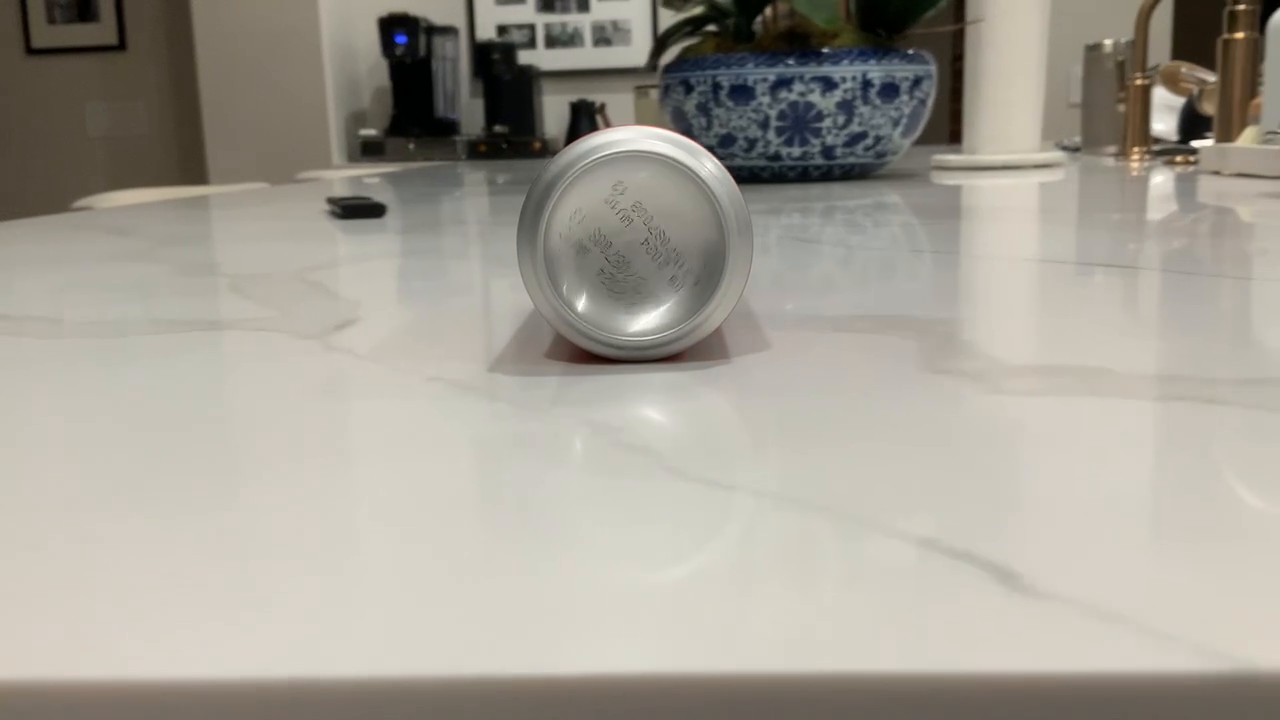
#> input picture frame 11 of IMG_7353.MOV, 1280 x 720 px
$ python main.py
#> lines starting #> are read from the running program, lines starting #| are printed output that depends on the picture
### circledetector.py
import cv2
import numpy

def circle_detector(video_capture, windowname, minimum_radius, maximum_radius):
#> called with windowname = 'Circle Video Detection Test', minimum_radius = 100, maximum_radius = 1000
    while True:

        # FRAME = VIDEO READ
        ret, frame = video_capture.read() # setting frame and ret = vc.read() to allow for individual image processing
#> frame is the input picture: shape (720, 1280, 3); mean B, G, R 150, 159.9, 164.6

        # BLACK AND WHITE = IMAGE, BGR2GRAY
        bw = cv2.cvtColor(frame, cv2.COLOR_BGR2GRAY)  # converts it to grayscale

        # BLUR = B&W, 3x3
        blur = cv2.blur(bw, (5, 5)) # blurs image

        #edge = cv2.Canny(blur, 50, 150)

        # DETECTED = BW.HOUGHCIRCLES
        detected = cv2.HoughCircles(blur, cv2.HOUGH_GRADIENT, 1.2, 100, param1=80, param2=80, minRadius=minimum_radius, maxRadius=maximum_radius)  # detects circles
#> detected = [[634.2, 239.4, 119.6]]

        # IF CIRCLES DETECTED IS NOT 0
        if detected is not None:  # makes sure that it detected at least one

            # CIRCLES = NUMPY DETECTED
            circles = numpy.uint16(numpy.around(detected))  # converts circles to x, y, and radius parameters
#> circles = [[634, 239, 120]]

            # FOR PARAMETER IN CIRCLES
            for parameter in circles[0, :]:  # iterating through all circles' detected parameters

                # X = PARAM 0, Y = PARAM 1, R = PARAM 2
                x, y, r = parameter[0], parameter[1], parameter[2]  # setting x, y, and radius to the respective parameters

                # DRAW CIRCLE RADIUS = R
                cv2.circle(frame, (x, y), r, (150, 255, 0), 7)  # args: image, coordinates, radius, color, stroke

                # DRAW CIRCLE RADIUS = 1
                cv2.circle(frame, (x, y), 1, (0, 0, 255), 10)  # drawing a circle with a radius of 1 (dot) at same coordinates

                # IMSHOW WINDOW
                cv2.imshow(windowname, frame)  # creating window called circle that displays output image
                cv2.waitKey(15)
#> this loop made 1 pass
#> pass 1, in circle_detector, `cv2.imshow(windowname, frame)`:
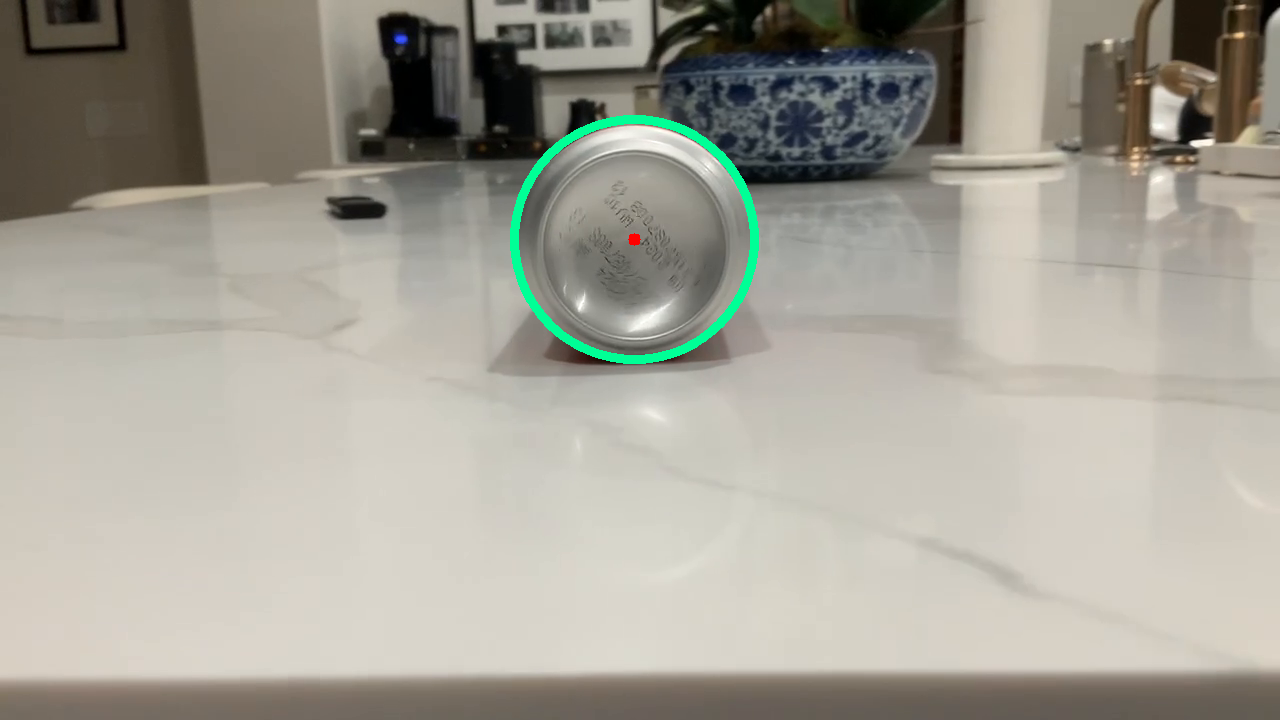
#> window 'Circle Video Detection Test': shape (720, 1280, 3); mean B, G, R 150.4, 161, 163.8

    video_capture.release()
    cv2.destroyWindow(windowname)

### main.py
# IMPORT NUMPY, CV2, AND CIRCLE DETECT
import numpy # importing numpy, an array library that allows video data to be stored in arrays
import cv2 # importing opencv-python, an image processing library that allows functions such as blur, cropping, etc.
from circledetector import circle_detector # importing circle detector function in circledetector.py

# VIDEO = CAN.MP4
vc = cv2.VideoCapture("IMG_7353.MOV")  # loads video

# CIRCLE_DETECT():
circle_detector(vc, "Circle Video Detection Test", 100, 1000) # runs circle detector function in circledetector.py

$ run again, starting later in the video
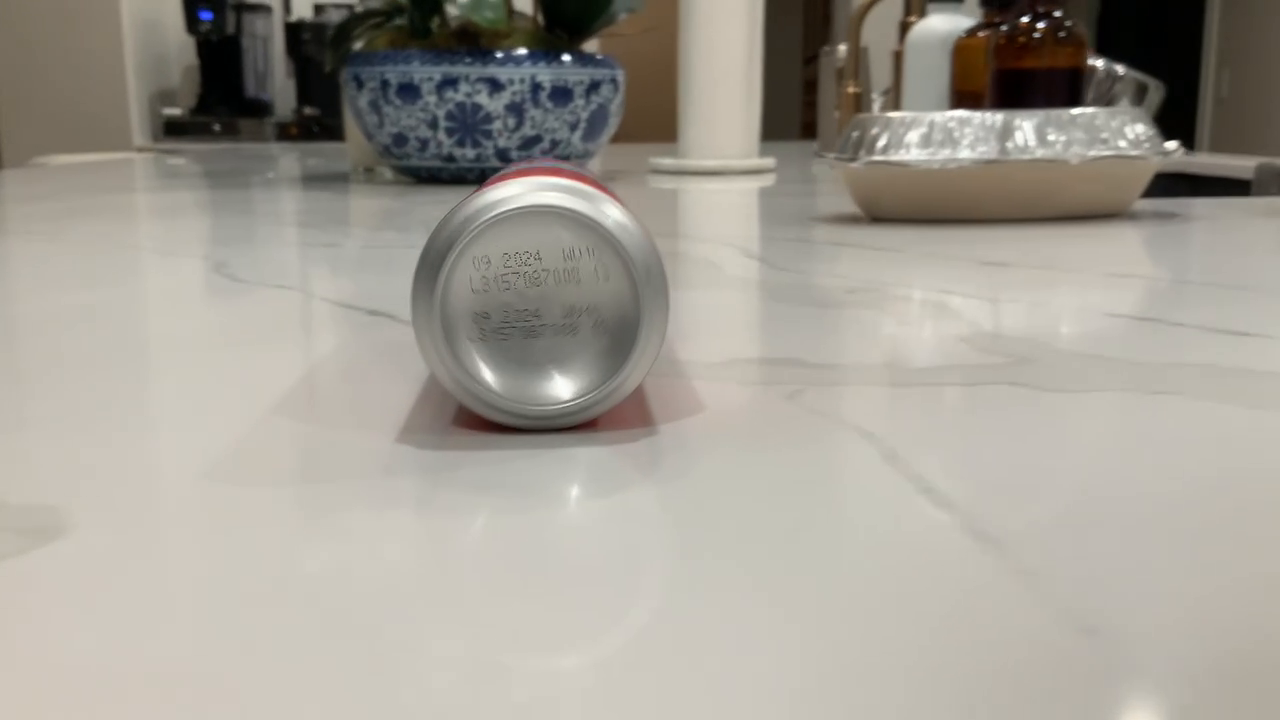
#> input picture frame 52 of IMG_7353.MOV, 1280 x 720 px
#> in circle_detector, frame is the input picture: shape (720, 1280, 3); mean B, G, R 149, 158.3, 162.9
#> in circle_detector, `bw = cv2.cvtColor(frame, cv2.COLOR_BGR2GRAY)`:
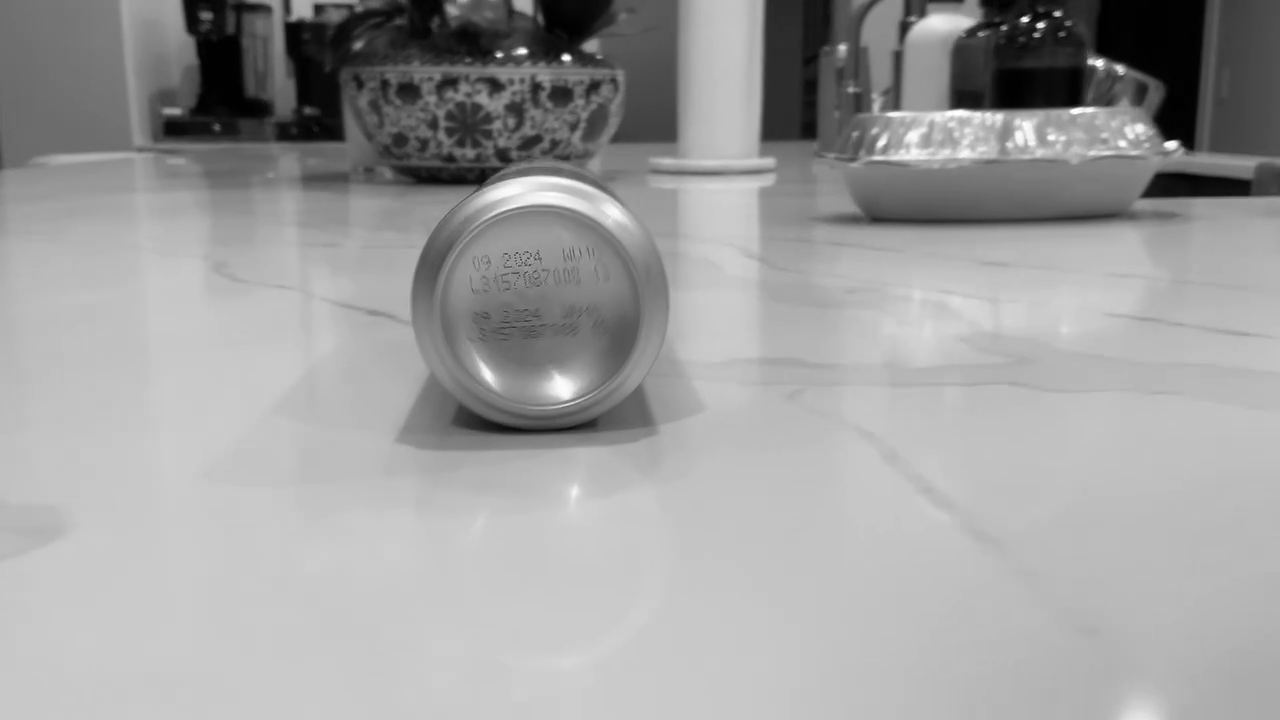
#> bw: shape (720, 1280); min 0, max 255, mean 158.6
#> detected = [[537, 301.8, 126.4]]
#> circles = [[537, 302, 126]]
#> the loop in circle_detector, `for parameter in circles[0, :]:  # iterating through all circles' dete..` made 1 pass
#> pass 1, in circle_detector, `cv2.imshow(windowname, frame)`:
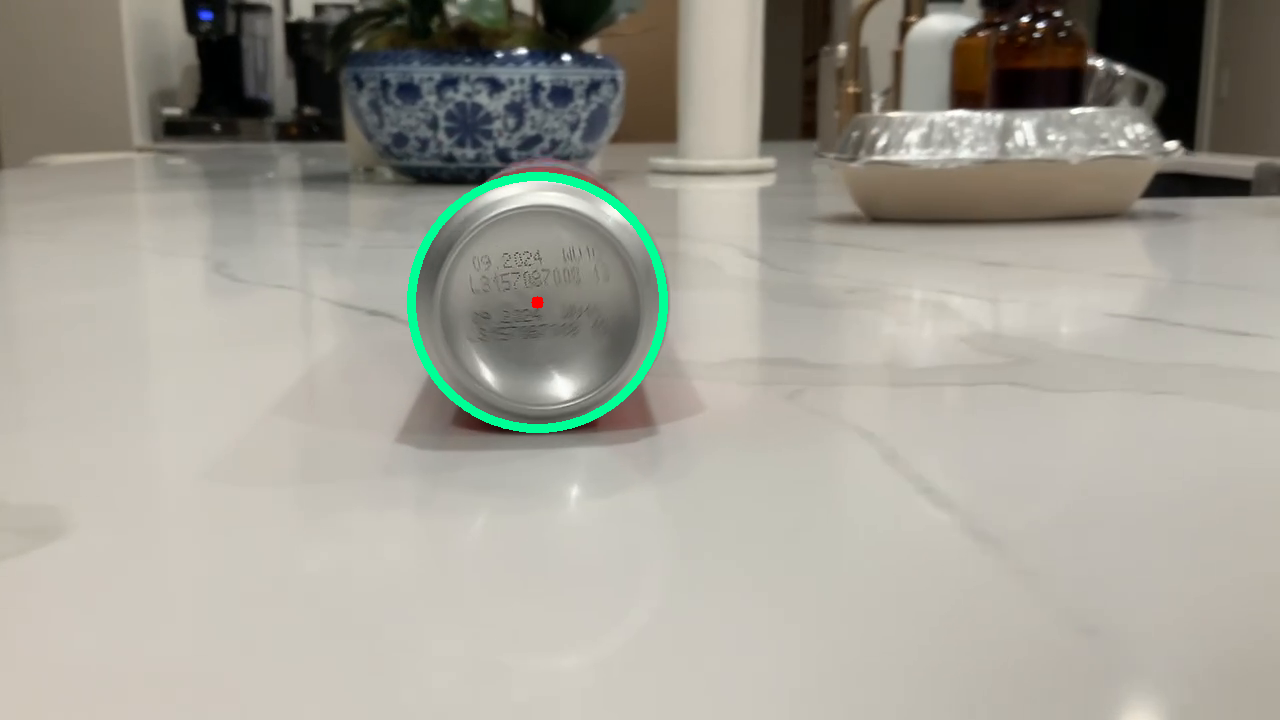
#> window 'Circle Video Detection Test': shape (720, 1280, 3); mean B, G, R 149.2, 159.2, 161.9

$ run again, starting later in the video
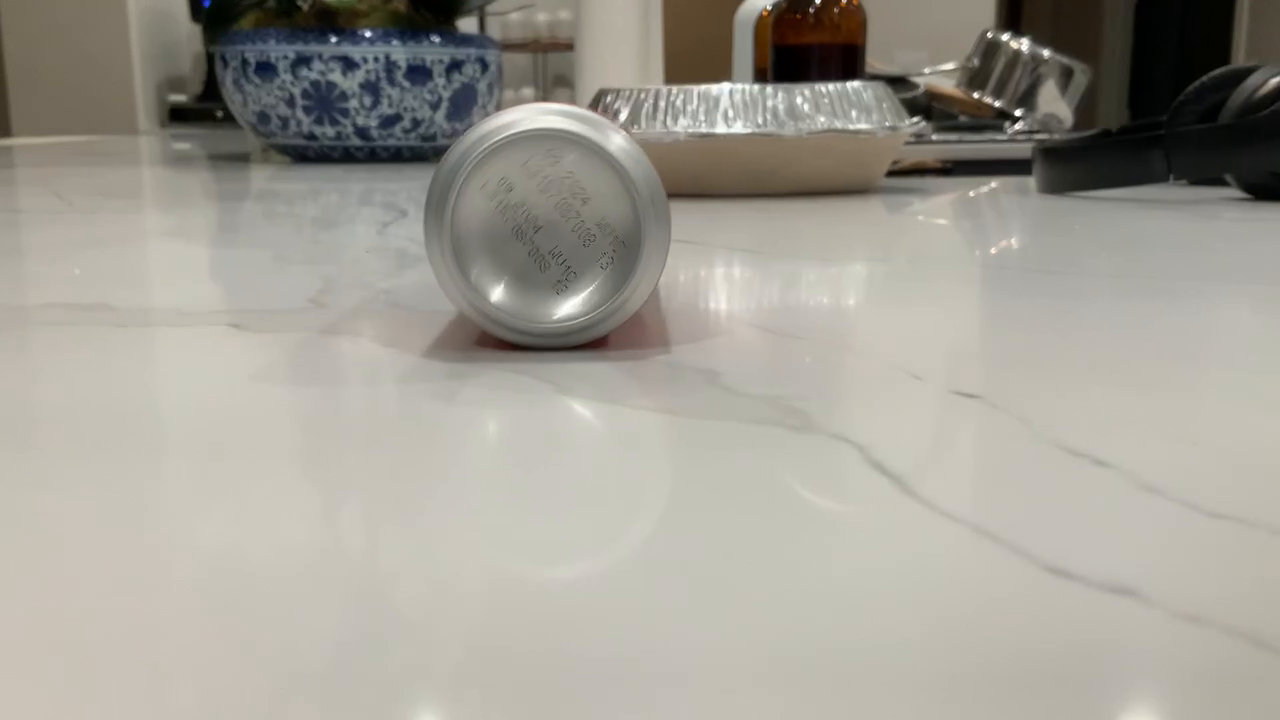
#> input picture frame 92 of IMG_7353.MOV, 1280 x 720 px
#> in circle_detector, frame is the input picture: shape (720, 1280, 3); mean B, G, R 149.7, 158.6, 162.1
#> in circle_detector, `bw = cv2.cvtColor(frame, cv2.COLOR_BGR2GRAY)`:
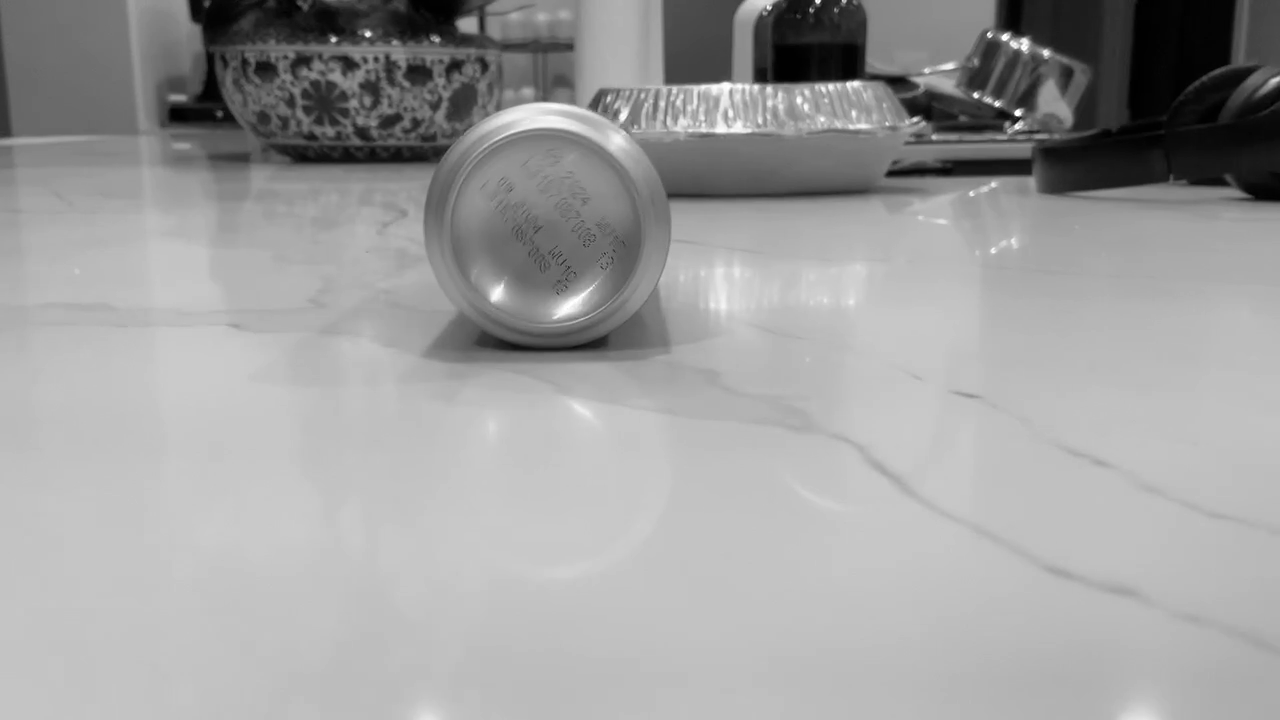
#> bw: shape (720, 1280); min 0, max 255, mean 158.7
#> detected = [[546.6, 227.4, 125.3]]
#> circles = [[547, 227, 125]]
#> the loop in circle_detector, `for parameter in circles[0, :]:  # iterating through all circles' dete..` made 1 pass
#> pass 1, in circle_detector, `cv2.imshow(windowname, frame)`:
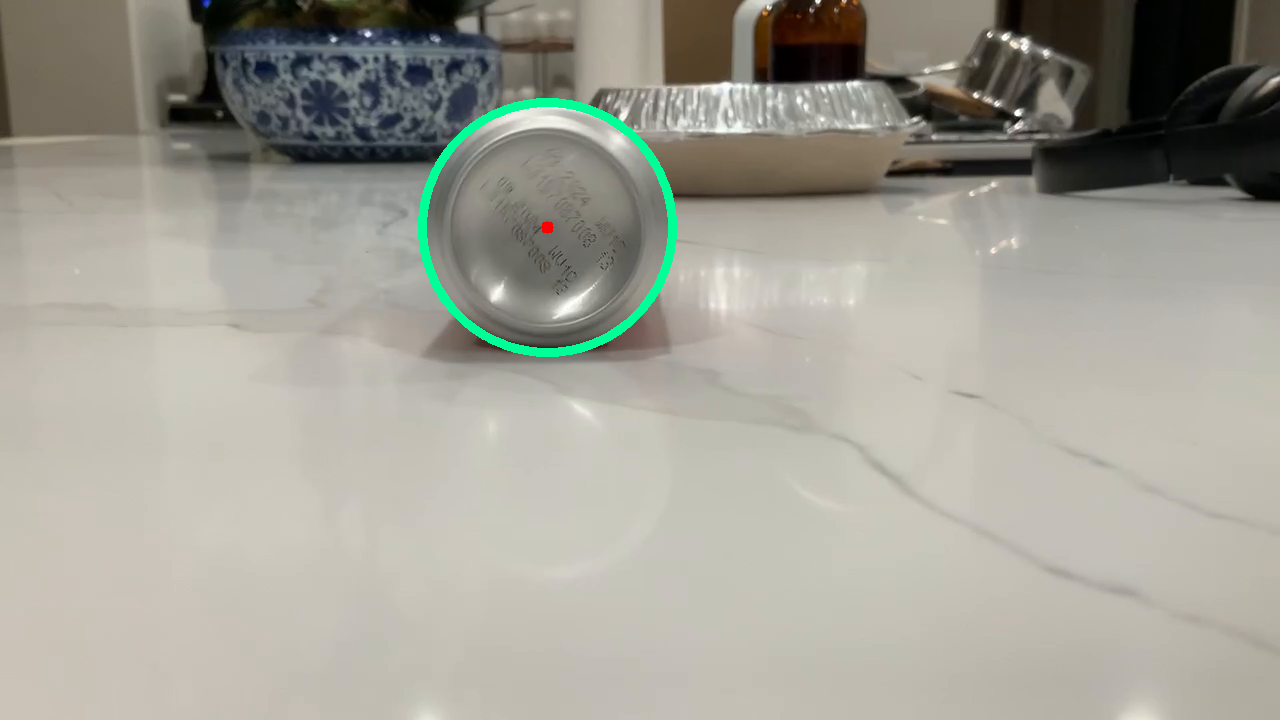
#> window 'Circle Video Detection Test': shape (720, 1280, 3); mean B, G, R 150, 159.6, 161.2
